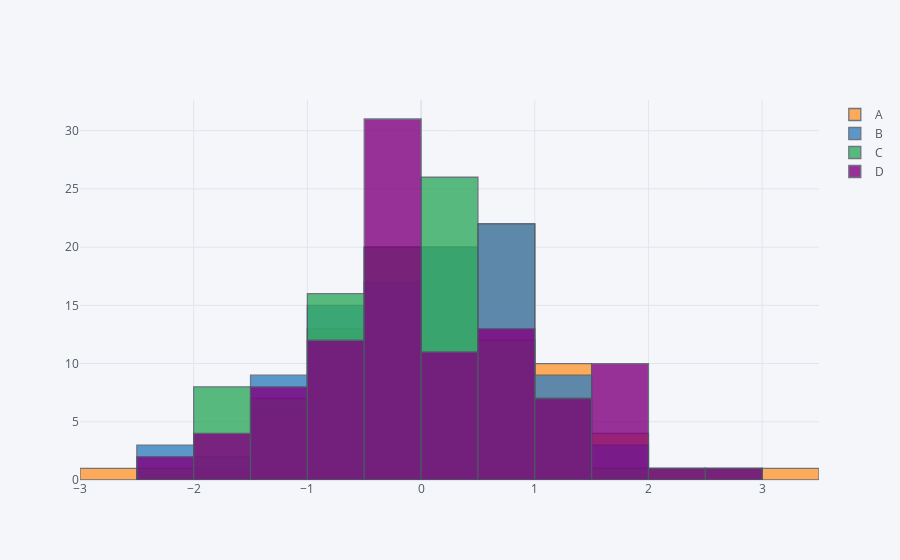

The notebook cell saved with this chart:
### Code cell
df1.iplot(kind='hist') #plotting all columns one over other
